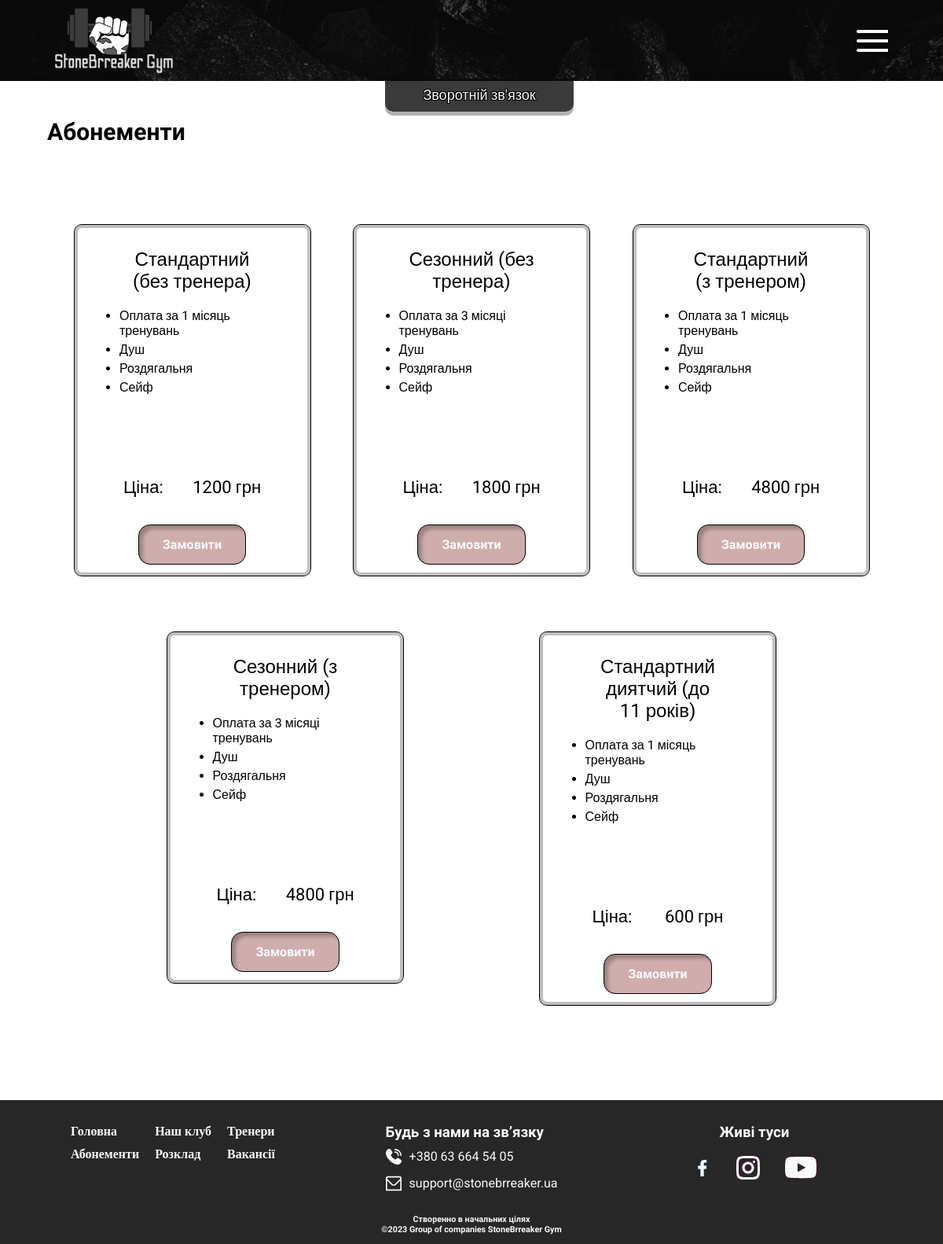
/subscription.php, run on an earlier commit of the app's database.
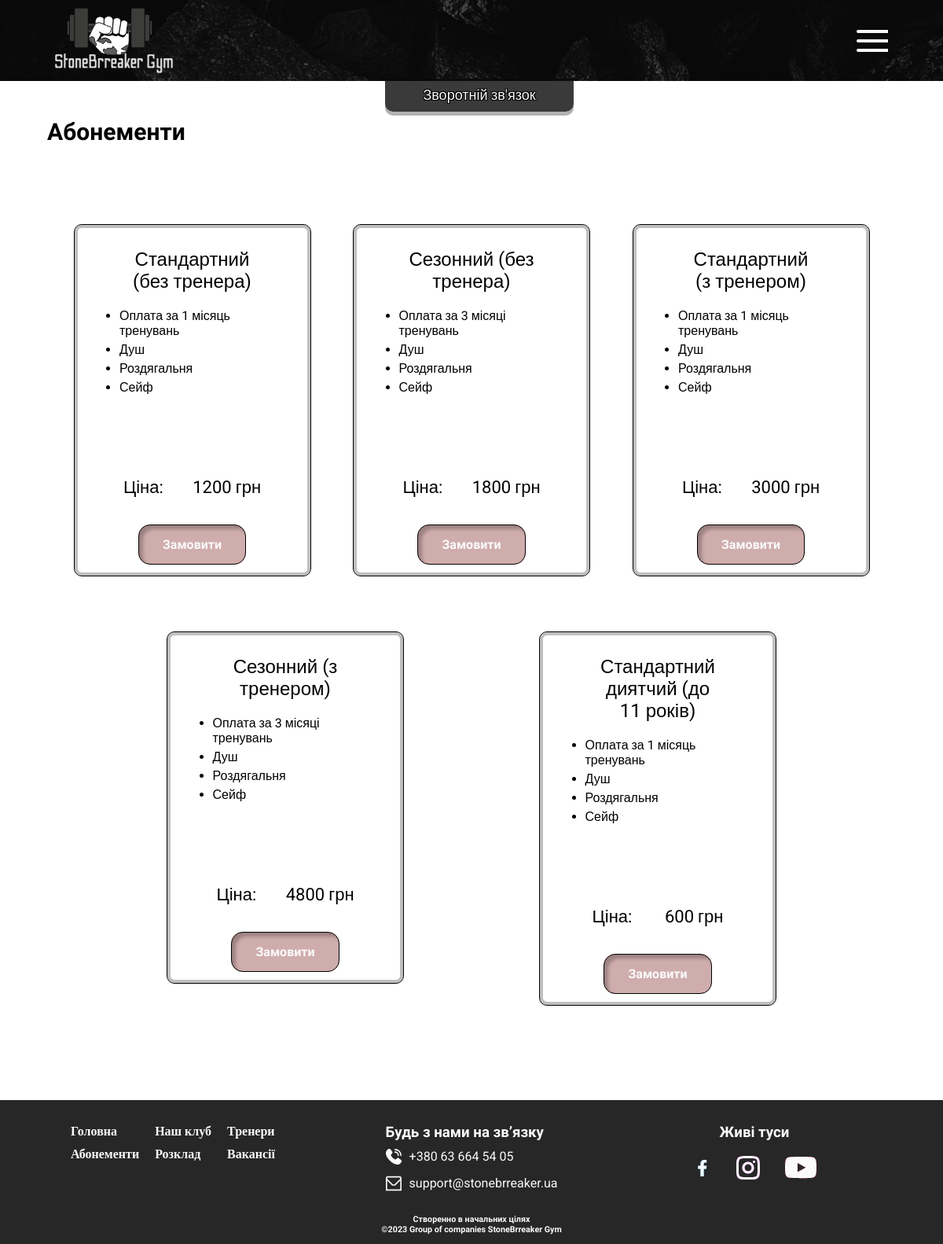
And on a later commit of the database.
### tables this page shows
CREATE TABLE `subscription` (
  `id` smallint NOT NULL,
  `id_sub-home` smallint DEFAULT NULL,
  `name_sub` varchar(50) DEFAULT NULL,
  `id_fee_for` smallint DEFAULT NULL,
  `shower` tinyint(1) DEFAULT NULL,
  `cloakroom` tinyint(1) DEFAULT NULL,
  `safe` tinyint(1) DEFAULT NULL,
  `description` text,
  `price` smallint DEFAULT NULL,
  `currency` varchar(10) DEFAULT NULL
);

CREATE TABLE `duration` (
  `id_duration` smallint NOT NULL,
  `duration_month` varchar(20) DEFAULT NULL
);

### subscription.php (the view, shortened to what this page needs)
<!DOCTYPE html>
<html lang="en">
<head>
   <link rel="stylesheet" type="text/css" href="css/style_subscription.css">
   <link rel="stylesheet" type="text/css" href="css/zero.css">
   <link rel="stylesheet" type="text/css" href="css/style_feedback.css">
</head>
<?
$connect_bd = mysqli_connect("localhost", "root", "", "StoneBreaker");
?>
<body>
   <div class="wrapper">
      <header class="navigator">
         <div class="conteiner">
            <div class="navigator__row">
               <a href="index.php"><img src="img/logo_1.svg" alt="" class="navigator__logo">
               </a>
               <div class="navigator__connect">
                  <a href="#" class="navigator__con feedbackOpen">Зворотній зв'язок</a>
               </div>
               <div class="navigator__burger">
                  <span></span>
               </div>
            </div>
         </div>
      </header>
      <main class="content">
         <div class="subscription">
            <div class="conteiner">
               <div class="subscription__flex">
                  <h2 class="subscription__title title">Абонементи
                  </h2>
                  <div class="subscription__row">
                     <? $s = mysqli_query($connect_bd, "SELECT `subscription`.`id`,`subscription`.`name_sub`,`duration`.`duration_month`,`subscription`.`shower`,`subscription`.`cloakroom`,`subscription`.`safe`,`subscription`.`description`,`subscription`.`price`,`subscription`.`currency` FROM `subscription`,`duration` WHERE `subscription`.`id_fee_for`=`duration`.`id_duration`");
                     while ($resS = mysqli_fetch_assoc($s)) { ?>
                        <div class="subscription__body">
                           <div class="subscription__body-title"><?= $resS['name_sub']; ?></div>
                           <ul class="subscription__body-list">
                              <li>Оплата за <?= $resS['duration_month']; ?> тренувань</li>
                              <?
                              $features = array(
                                 'shower' => 'Душ',
                                 'cloakroom' => 'Роздягальня',
                                 'safe' => 'Сейф'
                              );
                              foreach ($features as $key => $value) {
                                 if ($resS[$key] == 1) {
                                    echo "<li>$value</li>";
                                 }
                              }
                              ?>
                           </ul>
                           <div class="subscription__body-price">
                              <div class="subscription__body-caption">Ціна:</div>
                              <div class="subscription__body-price-row">
                                 <div class="subscription__body-cost"><? echo (!$resS['price'] == NULL) ? $resS['price'] : "000"; ?></div>
                                 <div class="subscription__body-currency"><? echo $resS['currency']; ?></div>
                              </div>
                           </div>
                           <div class="subscription__body-formalize">
                              <a href="#" class="subscription__body-btn feedbackOpen">Замовити</a>
                           </div>
                        </div>
                     <?
                     }
                     ?>
                  </div>
               </div>
            </div>
         </div>
      </main>
      <footer class="footer">
         <div class="conteiner">
            <div class="footer__row">
               <div class="footer__body">
                  <div class="footer__menu menu">
                     <ul class="footer__punct-menu">
                        <li class="navigator__grid-1 navigator__grid"><a href="index.php">Головна</a></li>
                        <li class="navigator__grid-2 navigator__grid"><a href="our-club.php">Наш клуб</a></li>
                        <li class="navigator__grid-3 navigator__grid"><a href="subscription.php">Абонементи</a></li>
                        <li class="navigator__grid-4 navigator__grid"><a href="timetable.php">Розклад</a></li>
                        <li class="navigator__grid-5 navigator__grid"><a href="vacancies.php">Вакансії</a></li>
                        <li class="navigator__grid-6 navigator__grid"><a href="trainers.php">Тренери</a></li>
                     </ul>
                  </div>
                  <ul class="footer__connection">
                     <h3 class="footer__title">Будь з нами на зв’язку</h3>
                     <div class="footer__num">
                        <li><a href="tel:+380636645405">+380 63 664 54
                              05</a></li>
                     </div>
                     <div class="footer__email">
                        <li><a href="mailto:156student@mksumdu.info" class="footer__email">support@stonebrreaker.ua</a>
                        </li>
                     </div>
                  </ul>
                  <div class="footer__media">
                     <h3 class="footer__title">Живі туси</h3>
                     <div class="footer__icon">
                        <a class="footer__facebook" href="https://www.facebook.com/?locale=uk_UA" target="_blank"><img src="img/icon/icons8-facebook-f.svg" alt="Facebook"></a>
                        <a class="footer__insta" href="https://www.instagram.com/" target="_blank"><img src="img/icon/icons8-instagram.svg" alt="Instagram"></a>
                        <a class="footer__youtube" href="https://www.youtube.com/" target="_blank"><img src="img/icon/Vector.svg" alt="You Tube"></a>
                     </div>
                  </div>
               </div>
               <div class="footer__copirate">
                  <h6 style="text-align: center;">Створенно в начальних цілях <br>©2023 Group of companies StoneBrreaker
                     Gym</h6>
               </div>
            </div>
         </div>
      </footer>
   </div>
</body>
</html>

### css/style_subscription.css (style rules this page uses)
.subscription { margin-top: 150px; margin-bottom: 100px; }
.subscription__flex { display: flex; flex-direction: column; width: 100%; }
.subscription__row { display: flex; justify-content: space-evenly; flex-wrap: wrap; width: 100%; }
.subscription__body { margin: 50px 20px 20px 20px; border: 1px solid black; box-shadow: 0px 0px 0px 4px rgba(0, 0, 0, 0.25) inset; border-radius: 10px; min-height: 380px; min-width: 250px; height: max-content; width: max-content; padding: 30px 25px; display: flex; flex-direction: column; justify-content: space-between; align-items: center; }
.subscription__body-title { text-align: center; width: 160px; font-size: 24px; margin-bottom: 20px; }
.subscription__body-list { max-width: 245px; }
.subscription__body-list li { list-style:disc; margin: 0px 0px 5px 30px; }
.subscription__body-price { display: flex; justify-content: space-evenly; height: max-content; width: 100%; margin: 100px 0px 0px 0px; font-size: 22px; }
.subscription__body-price-row { display: flex; gap: 5px; }
.subscription__body-formalize { margin-top: 50px; }
.subscription__body-btn { background: #D0ADAD; padding: 15px 30px; border: 1px solid #000; border-radius: 15px; color: #FAFAFA; font-weight: bold; font-family: Nunito Sans; font-size: 16px; transition-timing-function: ease-out; transition-duration: 300ms; box-shadow: 5px 5px 4px 0px rgba(0, 0, 0, 0.25) inset; }

What changed in the data, as far as the page shows it:
changed subscription "Стандартний (з тренером)": price "4800" → "3000"
